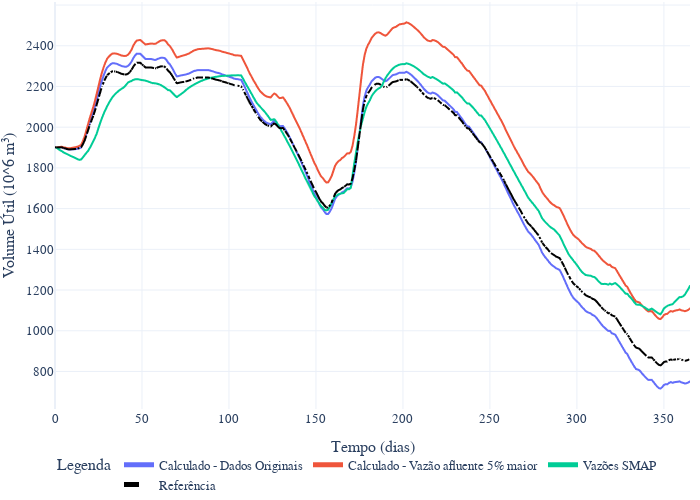

Notebook code for this chart:
### Code cell
fig = px.line(df, x=df.index, y=['MB1', 'MB2', 'MB3', 'VU'])
fig.update_traces(line=dict(dash='dash', color='black'), selector=dict(name='VU'))

fig.update_traces(name='Referência', selector=dict(name='VU'))
fig.update_traces(name='Calculado - Dados Originais', selector=dict(name='MB1'))
fig.update_traces(name='Calculado - Vazão afluente 5% maior', selector=dict(name='MB2'))
fig.update_traces(name='Vazões SMAP', selector=dict(name='MB3'))

fig.update_layout(
    xaxis_title='Tempo (dias)',
    yaxis_title='Volume Útil (10^6 m³)',
    font=dict(family='CMU Serif', size=13),
    width=700,
    height=500,
    legend_title='Legenda',
    legend=dict(
        orientation='h',
        itemsizing='constant',
    ),
    margin=dict(l=0, r=10, t=0, b=0)
)
fig.show()

### Figure 1 — Plotly figure (JSON) as saved in the notebook; plotly's stock layout.template omitted (floating-point values rounded to 4 significant figures; data arrays with more than 128 entries replaced by an {"elided": "..."} marker saying what was removed)
{"data": [{"hovertemplate": "variable=MB1<br>index=%{x}<br>value=%{y}<extra></extra>", "legendgroup": "MB1", "line": {"color": "#636efa", "dash": "solid"}, "marker": {"symbol": "circle"}, "mode": "lines", "name": "Calculado - Dados Originais", "showlegend": true, "type": "scattergl", "x": {"elided": "366 int values"}, "xaxis": "x", "y": {"elided": "366 float values"}, "yaxis": "y"}, {"hovertemplate": "variable=MB2<br>index=%{x}<br>value=%{y}<extra></extra>", "legendgroup": "MB2", "line": {"color": "#EF553B", "dash": "solid"}, "marker": {"symbol": "circle"}, "mode": "lines", "name": "Calculado - Vazão afluente 5% maior", "showlegend": true, "type": "scattergl", "x": {"elided": "366 int values"}, "xaxis": "x", "y": {"elided": "366 float values"}, "yaxis": "y"}, {"hovertemplate": "variable=MB3<br>index=%{x}<br>value=%{y}<extra></extra>", "legendgroup": "MB3", "line": {"color": "#00cc96", "dash": "solid"}, "marker": {"symbol": "circle"}, "mode": "lines", "name": "Vazões SMAP", "showlegend": true, "type": "scattergl", "x": {"elided": "366 int values"}, "xaxis": "x", "y": {"elided": "366 float values"}, "yaxis": "y"}, {"hovertemplate": "variable=VU<br>index=%{x}<br>value=%{y}<extra></extra>", "legendgroup": "VU", "line": {"color": "black", "dash": "dash"}, "marker": {"symbol": "circle"}, "mode": "lines", "name": "Referência", "showlegend": true, "type": "scattergl", "x": {"elided": "366 int values"}, "xaxis": "x", "y": {"elided": "366 float values"}, "yaxis": "y"}], "layout": {"font": {"family": "CMU Serif", "size": 13}, "height": 500, "legend": {"itemsizing": "constant", "orientation": "h", "title": {"text": "Legenda"}, "tracegroupgap": 0}, "margin": {"b": 0, "l": 0, "r": 10, "t": 0}, "width": 700, "xaxis": {"anchor": "y", "domain": [0, 1], "title": {"text": "Tempo (dias)"}}, "yaxis": {"anchor": "x", "domain": [0, 1], "title": {"text": "Volume Útil (10^6 m³)"}}}}
